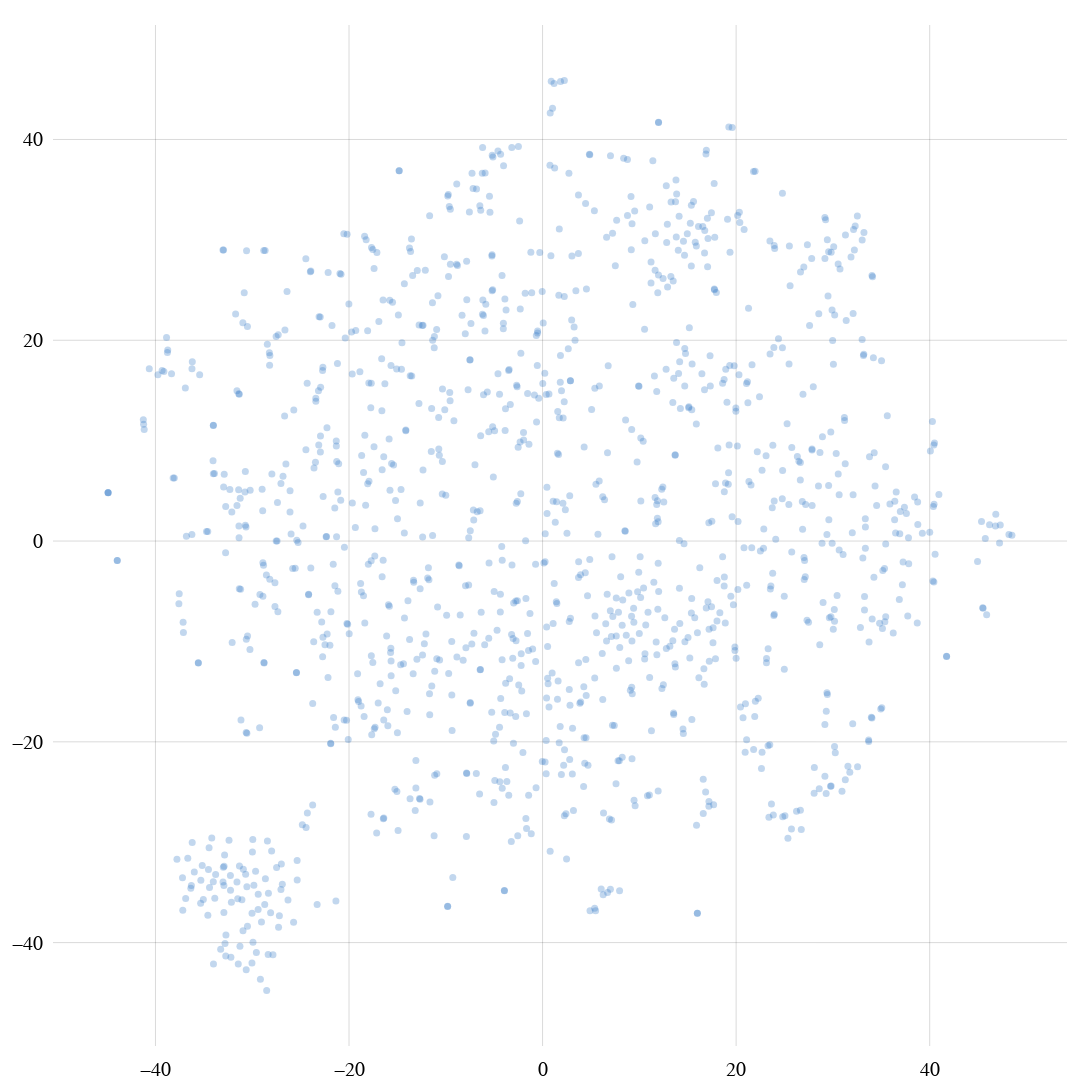

The notebook cell saved with this chart:
### Code cell
def make_traces():
    s, o = 7, 0.3
    return [
        go.Scatter(
            x = [x for x, y in latentx],
            y = [y for x, y in latentx],

            # x = [x for x, y in pca_x],
            # y = [y for x, y in pca_x],
            mode='markers',
            marker=dict(
                size=s,
                color='#3679c6',
                opacity=o
            ),
            text=[f"{t}" for doi, t, a, e in mappings],
        ),
    ]

fig = sp.make_subplots(
    rows=1, cols=1, shared_xaxes=True, shared_yaxes=True, horizontal_spacing=0.02,
    # x_title="% Completeness"
)
for i, tr in enumerate(make_traces()):
    fig.add_trace(tr, row=1, col=i+1)
_layout = layout.copy()
_layout.update(dict(
    # xaxis2=dict(title="", **axis_desc),
    # xaxis=dict(title="", **axis_desc),
    # yaxis=dict(title="% Contamination", **axis_desc),
))
fig.update_annotations(font_size=24)
fig.update_layout(go.Layout(**_layout))
fig.show()

### Figure 1 — Plotly figure (JSON) as saved in the notebook; plotly's stock layout.template omitted (floating-point values rounded to 4 significant figures; data arrays with more than 128 entries replaced by an {"elided": "..."} marker saying what was removed)
{"data": [{"marker": {"color": "#3679c6", "opacity": 0.3, "size": 7}, "mode": "markers", "text": {"elided": "1245 str values"}, "type": "scatter", "x": {"elided": "1245 float values"}, "xaxis": "x", "y": {"elided": "1245 float values"}, "yaxis": "y"}], "layout": {"autosize": false, "font": {"color": "black", "family": "Times New Roman", "size": 20}, "height": 1400, "margin": {"b": 25, "l": 25, "pad": 5, "r": 25, "t": 25}, "plot_bgcolor": "white", "width": 1400, "xaxis": {"anchor": "y", "domain": [0, 1], "gridcolor": "rgba(0, 0, 0, 0.15)", "linecolor": "rgba(0, 0, 0, 0)", "zerolinecolor": "rgba(0, 0, 0, 0.15)", "zerolinewidth": 1}, "xaxis2": {"gridcolor": "rgba(0, 0, 0, 0.15)", "linecolor": "rgba(0, 0, 0, 0)", "zerolinecolor": "rgba(0, 0, 0, 0.15)", "zerolinewidth": 1}, "yaxis": {"anchor": "x", "domain": [0, 1], "gridcolor": "rgba(0, 0, 0, 0.15)", "linecolor": "rgba(0, 0, 0, 0)", "zerolinecolor": "rgba(0, 0, 0, 0.15)", "zerolinewidth": 1}, "yaxis2": {"gridcolor": "rgba(0, 0, 0, 0.15)", "linecolor": "rgba(0, 0, 0, 0)", "zerolinecolor": "rgba(0, 0, 0, 0.15)", "zerolinewidth": 1}}}
